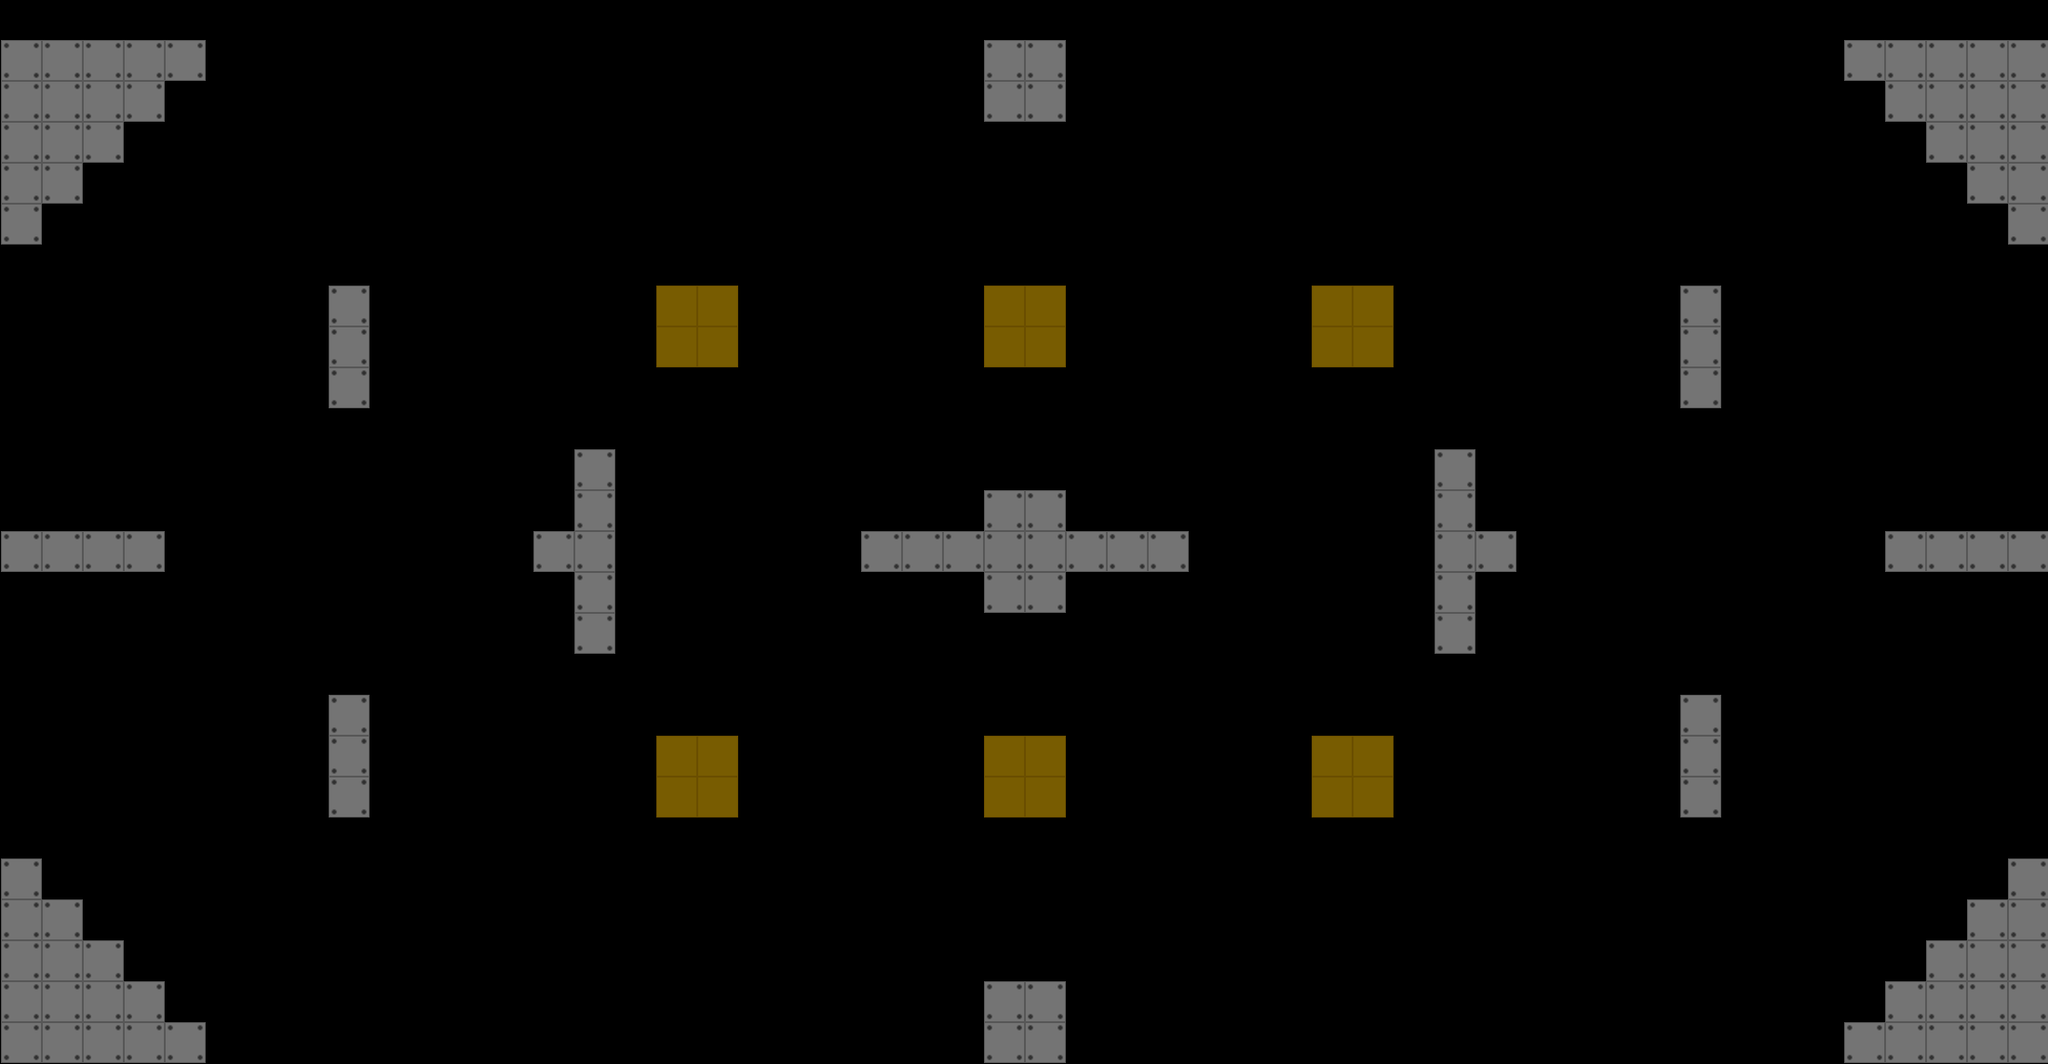

A level layout from a 2D game, rendered from its tile map. Below: a short description, then the map file with its tile-grid data intact:
An orthogonal 50x26 tile map with 44x44 px tiles, 1 tile layer (map), 2 tilesets.

<map version="1.0" orientation="orthogonal" renderorder="left-down" width="50" height="26" tilewidth="44" tileheight="44" nextobjectid="1">
 <tileset firstgid="1" name="olie" tilewidth="46" tileheight="46" tilecount="1" columns="1">
  <image source="../grid/olie.png" width="46" height="46" />
 </tileset>
 <tileset firstgid="2" name="wall" tilewidth="46" tileheight="46" tilecount="1" columns="1">
  <image source="../grid/wall.png" width="46" height="46" />
 </tileset>
 <layer name="map" width="50" height="26">
  <data encoding="csv">
0,0,0,0,0,0,0,0,0,0,0,0,0,0,0,0,0,0,0,0,0,0,0,0,0,0,0,0,0,0,0,0,0,0,0,0,0,0,0,0,0,0,0,0,0,0,0,0,0,0,
2684354562,2684354562,2684354562,2684354562,2684354562,0,0,0,0,0,0,0,0,0,0,0,0,0,0,0,0,0,0,0,2684354562,2684354562,0,0,0,0,0,0,0,0,0,0,0,0,0,0,0,0,0,0,0,2684354562,2684354562,2684354562,2684354562,2684354562,
2684354562,2684354562,2684354562,2684354562,0,0,0,0,0,0,0,0,0,0,0,0,0,0,0,0,0,0,0,0,2684354562,2684354562,0,0,0,0,0,0,0,0,0,0,0,0,0,0,0,0,0,0,0,0,2684354562,2684354562,2684354562,2684354562,
2684354562,2684354562,2684354562,0,0,0,0,0,0,0,0,0,0,0,0,0,0,0,0,0,0,0,0,0,0,0,0,0,0,0,0,0,0,0,0,0,0,0,0,0,0,0,0,0,0,0,0,2684354562,2684354562,2684354562,
2684354562,2684354562,0,0,0,0,0,0,0,0,0,0,0,0,0,0,0,0,0,0,0,0,0,0,0,0,0,0,0,0,0,0,0,0,0,0,0,0,0,0,0,0,0,0,0,0,0,0,2684354562,2684354562,
2684354562,0,0,0,0,0,0,0,0,0,0,0,0,0,0,0,0,0,0,0,0,0,0,0,0,0,0,0,0,0,0,0,0,0,0,0,0,0,0,0,0,0,0,0,0,0,0,0,0,2684354562,
0,0,0,0,0,0,0,0,0,0,0,0,0,0,0,0,0,0,0,0,0,0,0,0,0,0,0,0,0,0,0,0,0,0,0,0,0,0,0,0,0,0,0,0,0,0,0,0,0,0,
0,0,0,0,0,0,0,0,2684354562,0,0,0,0,0,0,0,2684354561,2684354561,0,0,0,0,0,0,2684354561,2684354561,0,0,0,0,0,0,2684354561,2684354561,0,0,0,0,0,0,0,2684354562,0,0,0,0,0,0,0,0,
0,0,0,0,0,0,0,0,2684354562,0,0,0,0,0,0,0,2684354561,2684354561,0,0,0,0,0,0,2684354561,2684354561,0,0,0,0,0,0,2684354561,2684354561,0,0,0,0,0,0,0,2684354562,0,0,0,0,0,0,0,0,
0,0,0,0,0,0,0,0,2684354562,0,0,0,0,0,0,0,0,0,0,0,0,0,0,0,0,0,0,0,0,0,0,0,0,0,0,0,0,0,0,0,0,2684354562,0,0,0,0,0,0,0,0,
0,0,0,0,0,0,0,0,0,0,0,0,0,0,0,0,0,0,0,0,0,0,0,0,0,0,0,0,0,0,0,0,0,0,0,0,0,0,0,0,0,0,0,0,0,0,0,0,0,0,
0,0,0,0,0,0,0,0,0,0,0,0,0,0,2684354562,0,0,0,0,0,0,0,0,0,0,0,0,0,0,0,0,0,0,0,0,2684354562,0,0,0,0,0,0,0,0,0,0,0,0,0,0,
0,0,0,0,0,0,0,0,0,0,0,0,0,0,2684354562,0,0,0,0,0,0,0,0,0,2684354562,2684354562,0,0,0,0,0,0,0,0,0,2684354562,0,0,0,0,0,0,0,0,0,0,0,0,0,0,
2684354562,2684354562,2684354562,2684354562,0,0,0,0,0,0,0,0,0,2684354562,2684354562,0,0,0,0,0,0,2684354562,2684354562,2684354562,2684354562,2684354562,2684354562,2684354562,2684354562,0,0,0,0,0,0,2684354562,2684354562,0,0,0,0,0,0,0,0,0,2684354562,2684354562,2684354562,2684354562,
0,0,0,0,0,0,0,0,0,0,0,0,0,0,2684354562,0,0,0,0,0,0,0,0,0,2684354562,2684354562,0,0,0,0,0,0,0,0,0,2684354562,0,0,0,0,0,0,0,0,0,0,0,0,0,0,
0,0,0,0,0,0,0,0,0,0,0,0,0,0,2684354562,0,0,0,0,0,0,0,0,0,0,0,0,0,0,0,0,0,0,0,0,2684354562,0,0,0,0,0,0,0,0,0,0,0,0,0,0,
0,0,0,0,0,0,0,0,0,0,0,0,0,0,0,0,0,0,0,0,0,0,0,0,0,0,0,0,0,0,0,0,0,0,0,0,0,0,0,0,0,0,0,0,0,0,0,0,0,0,
0,0,0,0,0,0,0,0,2684354562,0,0,0,0,0,0,0,0,0,0,0,0,0,0,0,0,0,0,0,0,0,0,0,0,0,0,0,0,0,0,0,0,2684354562,0,0,0,0,0,0,0,0,
0,0,0,0,0,0,0,0,2684354562,0,0,0,0,0,0,0,2684354561,2684354561,0,0,0,0,0,0,2684354561,2684354561,0,0,0,0,0,0,2684354561,2684354561,0,0,0,0,0,0,0,2684354562,0,0,0,0,0,0,0,0,
0,0,0,0,0,0,0,0,2684354562,0,0,0,0,0,0,0,2684354561,2684354561,0,0,0,0,0,0,2684354561,2684354561,0,0,0,0,0,0,2684354561,2684354561,0,0,0,0,0,0,0,2684354562,0,0,0,0,0,0,0,0,
0,0,0,0,0,0,0,0,0,0,0,0,0,0,0,0,0,0,0,0,0,0,0,0,0,0,0,0,0,0,0,0,0,0,0,0,0,0,0,0,0,0,0,0,0,0,0,0,0,0,
2684354562,0,0,0,0,0,0,0,0,0,0,0,0,0,0,0,0,0,0,0,0,0,0,0,0,0,0,0,0,0,0,0,0,0,0,0,0,0,0,0,0,0,0,0,0,0,0,0,0,2684354562,
2684354562,2684354562,0,0,0,0,0,0,0,0,0,0,0,0,0,0,0,0,0,0,0,0,0,0,0,0,0,0,0,0,0,0,0,0,0,0,0,0,0,0,0,0,0,0,0,0,0,0,2684354562,2684354562,
2684354562,2684354562,2684354562,0,0,0,0,0,0,0,0,0,0,0,0,0,0,0,0,0,0,0,0,0,0,0,0,0,0,0,0,0,0,0,0,0,0,0,0,0,0,0,0,0,0,0,0,2684354562,2684354562,2684354562,
2684354562,2684354562,2684354562,2684354562,0,0,0,0,0,0,0,0,0,0,0,0,0,0,0,0,0,0,0,0,2684354562,2684354562,0,0,0,0,0,0,0,0,0,0,0,0,0,0,0,0,0,0,0,0,2684354562,2684354562,2684354562,2684354562,
2684354562,2684354562,2684354562,2684354562,2684354562,0,0,0,0,0,0,0,0,0,0,0,0,0,0,0,0,0,0,0,2684354562,2684354562,0,0,0,0,0,0,0,0,0,0,0,0,0,0,0,0,0,0,0,2684354562,2684354562,2684354562,2684354562,2684354562
</data>
 </layer>
</map>